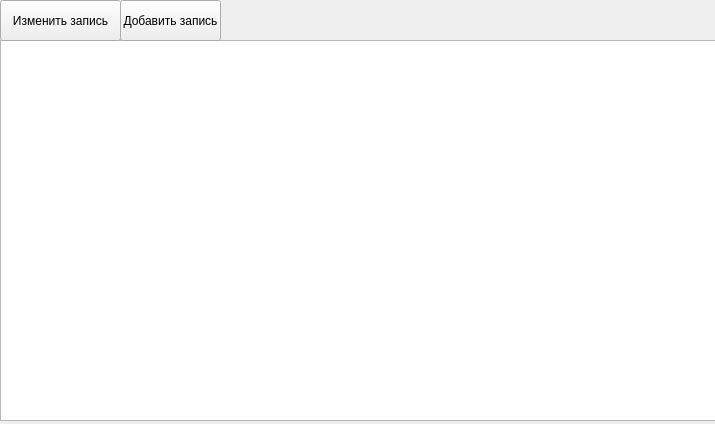
<?xml version="1.0" encoding="UTF-8"?>
<ui version="4.0">
 <class>Form</class>
 <widget class="QWidget" name="Form">
  <property name="geometry">
   <rect>
    <x>0</x>
    <y>0</y>
    <width>715</width>
    <height>424</height>
   </rect>
  </property>
  <property name="windowTitle">
   <string>Form</string>
  </property>
  <widget class="QTableWidget" name="tableWidget">
   <property name="geometry">
    <rect>
     <x>0</x>
     <y>40</y>
     <width>721</width>
     <height>381</height>
    </rect>
   </property>
  </widget>
  <widget class="QPushButton" name="change_button">
   <property name="geometry">
    <rect>
     <x>0</x>
     <y>0</y>
     <width>121</width>
     <height>41</height>
    </rect>
   </property>
   <property name="text">
    <string>Изменить запись</string>
   </property>
  </widget>
  <widget class="QPushButton" name="add_button">
   <property name="geometry">
    <rect>
     <x>120</x>
     <y>0</y>
     <width>101</width>
     <height>41</height>
    </rect>
   </property>
   <property name="text">
    <string>Добавить запись</string>
   </property>
  </widget>
 </widget>
 <resources/>
 <connections/>
</ui>
